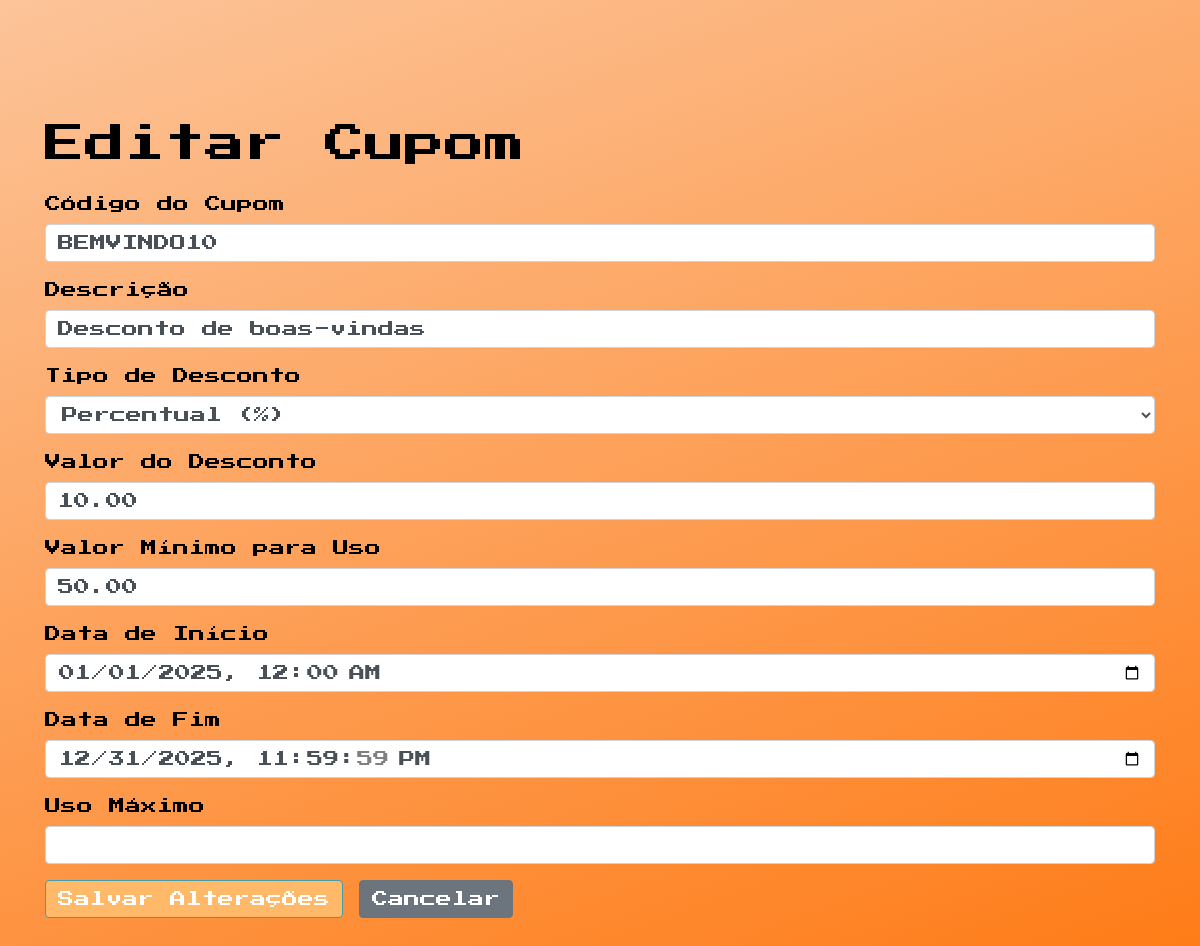
The app's page /View/EditarCupom.php?id=1 (signed in) with its own data.
### tables this page shows
CREATE TABLE `cupons` (
  `id` int(11) NOT NULL,
  `codigo` varchar(50) NOT NULL,
  `descricao` varchar(200) NOT NULL,
  `tipo_desconto` enum('percentual','valor_fixo') NOT NULL,
  `valor_desconto` decimal(10,2) NOT NULL,
  `valor_minimo` decimal(10,2) DEFAULT 0.00,
  `data_inicio` datetime NOT NULL,
  `data_fim` datetime NOT NULL,
  `ativo` tinyint(1) DEFAULT 1,
  `uso_maximo` int(11) DEFAULT NULL,
  `uso_atual` int(11) DEFAULT 0
);

### View/EditarCupom.php (the view, shortened to what this page needs)
<?php
$id = intval($_GET['id']);
$banco = BancoDeDados::getInstance();
$conn = $banco->getConnection();
$sql = "SELECT * FROM cupons WHERE id = ?";
$stmt = $conn->prepare($sql);
$stmt->bind_param('i', $id);
$stmt->execute();
$result = $stmt->get_result();
$cupom = $result->fetch_assoc();
?>
<!DOCTYPE html>
<html lang="pt-br">
<head>
    <link rel="stylesheet" href="https://stackpath.bootstrapcdn.com/bootstrap/4.5.2/css/bootstrap.min.css">
    <link rel="stylesheet" href="../Assets/style.css">
</head>
<body>
    <div class="container">
        <h1 class="mb-4">Editar Cupom</h1>
        <form method="POST" action="../Processamento/ProcessAdmin.php">
            <div class="form-group">
                <label for="codigo">Código do Cupom</label>
                <input type="text" class="form-control" id="codigo" name="codigo" value="<?= htmlspecialchars($cupom['codigo']) ?>" required>
            </div>
            <div class="form-group">
                <label for="descricao">Descrição</label>
                <input type="text" class="form-control" id="descricao" name="descricao" value="<?= htmlspecialchars($cupom['descricao']) ?>" required>
            </div>
            <div class="form-group">
                <label for="tipo_desconto">Tipo de Desconto</label>
                <select class="form-control" id="tipo_desconto" name="tipo_desconto" required>
                    <option value="percentual" <?= $cupom['tipo_desconto'] == 'percentual' ? 'selected' : '' ?>>Percentual (%)</option>
                </select>
            </div>
            <div class="form-group">
                <label for="valor_desconto">Valor do Desconto</label>
                <input type="number" step="0.01" class="form-control" id="valor_desconto" name="valor_desconto" value="<?= $cupom['valor_desconto'] ?>" required>
            </div>
            <div class="form-group">
                <label for="valor_minimo">Valor Mínimo para Uso</label>
                <input type="number" step="0.01" class="form-control" id="valor_minimo" name="valor_minimo" value="<?= $cupom['valor_minimo'] ?>">
            </div>
            <div class="form-group">
                <label for="data_inicio">Data de Início</label>
                <input type="datetime-local" class="form-control" id="data_inicio" name="data_inicio" value="<?= str_replace(' ', 'T', $cupom['data_inicio']) ?>" required>
            </div>
            <div class="form-group">
                <label for="data_fim">Data de Fim</label>
                <input type="datetime-local" class="form-control" id="data_fim" name="data_fim" value="<?= str_replace(' ', 'T', $cupom['data_fim']) ?>" required>
            </div>
            <div class="form-group">
                <label for="uso_maximo">Uso Máximo</label>
                <input type="number" class="form-control" id="uso_maximo" name="uso_maximo" value="<?= $cupom['uso_maximo'] ?>">
            </div>
            <button type="submit" class="btn btn-primary">Salvar Alterações</button>
            <a href="CuponsAdmin.php" class="btn btn-secondary">Cancelar</a>
        </form>
    </div>
</body>
</html>

### Assets/base.css (style rules this page uses)
:root { --color1: #FCC499; --color2: #ff6f00; --color3: #419EAE; --color4: #ffb969; --color5: #F2684A; --color6: #000000; --dark: #000000; }
html { transition: background-color 0.5s ease, color 0.5s ease; }
body { font-family: 'Press Start 2P', cursive; margin: 0; padding: 20px; box-sizing: border-box; scroll-behavior: smooth; scroll-padding-top: 8rem; }

### Assets/layout.css (style rules this page uses)
body { background: linear-gradient(160deg, var(--color1) 0%, var(--color2) 100%); min-height: 150vh; }
.container { padding-top: 100px; }
:root { --navbar-height: 80px; }

### Assets/themes.css (style rules this page uses)
:root { --bg-color: #ffffff; --text-color: #000000; --card-bg: #ffffff; --card-text: #000000; --border-color: #dee2e6; }
body { background-color: var(--bg-color); color: var(--text-color); transition: background-color 0.3s ease, color 0.3s ease; }
.btn-primary { background-color: var(--color4); border-color: var(--color3); }

### records on screen
cupons: codigo "BEMVINDO10", descricao "Desconto de boas-vindas", tipo_desconto "Percentual (%)", valor_desconto "10.00", valor_minimo "50.00", data_inicio "01/01/2025 00:00", data_fim "12/31/2025 23:59:59"
